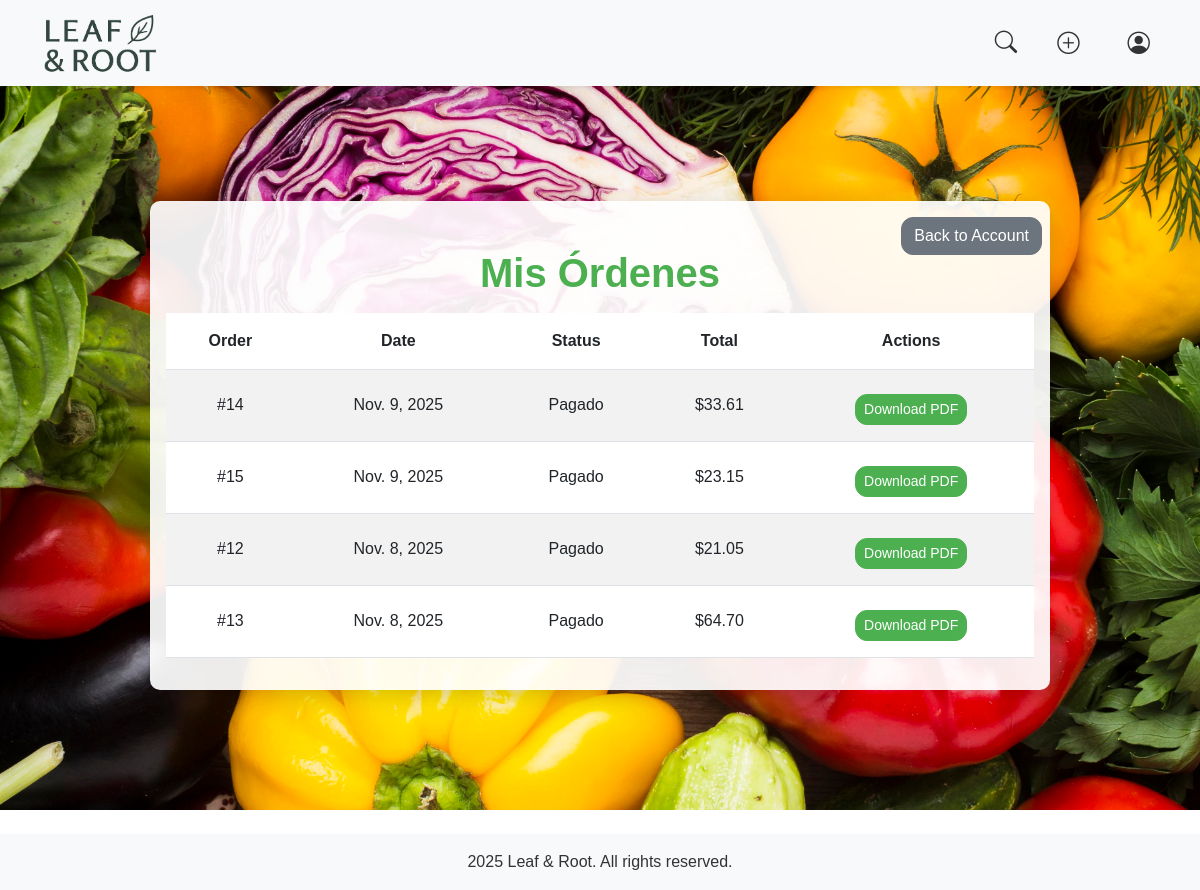
Screenshot of /orders/my-orders/ (signed in) with the database file from the repository.
### ordenes/models.py (models this page shows, shortened)
class Order(models.Model):
    STATUS_CHOICES = [
        ("Pendiente", "Pendiente"),
        ("Pagado", "Pagado"),
        ("Cancelada", "Cancelada"),
    ]
    id_order = models.AutoField(primary_key=True)
    order_date = models.DateField(auto_now_add=True)
    status = models.CharField(max_length=50, choices=STATUS_CHOICES, default="Pendiente")
    cart = models.ForeignKey(Cart, on_delete=models.CASCADE, related_name="orders")
    customer = models.ForeignKey(Customer, on_delete=models.CASCADE)
    class Meta:
        verbose_name = "Orden"
        verbose_name_plural = "Órdenes"

### ordenes/views.py (the view)
# urls.py: path("my-orders/", views.my_orders, name="my_orders"),
@login_required
def my_orders(request):
    customer = get_object_or_404(Customer, user=request.user)
    orders_queryset = Order.objects.filter(customer=customer).order_by('-order_date')
    orders_with_totals = []
    for order in orders_queryset:
        id = order.id_order
        date = order.order_date
        estados = order.status
        items = order.items.all() # type: ignore
        total = sum([item.get_subtotal() for item in items])
        orders_with_totals.append({
            "order": order,
            "items": items,
            "total": total,
        })
    return render(request, "ordenes/my_orders.html", {
        "orders": orders_with_totals
    })

### carrito/models.py (called while the page is built)
    def total_items(self):
        return self.items.aggregate(total=models.Sum('quantity'))['total'] or 0 # type: ignore

### ordenes/models.py (called while the page is built)
    def get_subtotal(self):
        return self.quantity * self.price

### ordenes/templates/ordenes/my_orders.html (shortened to what this page needs)
{% extends "base.html" %}
{% block content %}
{% load static %}
<link rel="stylesheet" href="{% static 'users/css/auth.css' %}">
<link rel="stylesheet" href="{% static 'store/css/base.css' %}">
<div class="auth-bg account-bg">
  <div class="auth-card">
    <a href="{% url 'account_home' %}" class="btn btn-secondary back-btn">Back to Account</a>
    <h1 class="auth-title">Mis Órdenes</h1>
    {% if orders %}
        <table class="table table-striped">
            <thead>
                <tr>
                    <th>Order</th>
                    <th>Date</th>
                    <th>Status</th>
                    <th>Total</th>
                    <th>Actions</th>
                </tr>
            </thead>
            <tbody>
                {% for order_data in orders %}
                <tr>
                    <td>#{{ order_data.order.id_order }}</td>
                    <td>{{ order_data.order.order_date }}</td>
                    <td>{{ order_data.order.status }}</td>
                    <td>${{ order_data.total }}</td>
                    <td>
                        <a href="{% url 'generate_invoice_pdf' order_data.order.id_order %}" class="btn btn-sm btn-primary" target="_blank">Download PDF</a>
                    </td>
                </tr>
                {% endfor %}
            </tbody>
        </table>
    {% else %}
        <p>You have no orders yet.</p>
    {% endif %}
  </div>
</div>
{% endblock %}

### store/static/store/css/base.css (style rules this page uses)
body { font-family: 'Arial', sans-serif; color: #333; padding-top: 80px; }
button, .btn { border-radius: 12px; transition: background-color 0.3s ease, transform 0.2s ease; }
.btn-primary { background-color: #4CAF50; border-color: #4CAF50; color: white; }

### users/static/users/css/auth.css (style rules this page uses)
:root { --header-height: 70px; }
.auth-title { text-align: center; margin-top: 2rem; margin-bottom: 1rem; font-weight: 600; color: #4caf50; }
.auth-bg { min-height: calc(100vh - var(--header-height)); min-height: calc(100svh - var(--header-height)); display: flex; align-items: center; justify-content: center; background-image: url("../images/logback.jpg"); background-size: cover; background-position: center; background-repeat: no-repeat; }
.auth-card { text-align: center; width: 100%; max-width: 440px; background: rgba(255,255,255,0.92); border-radius: 10px; padding: 1rem; box-shadow: 0 6px 20px rgba(0,0,0,0.15); margin: 1rem; }
.auth-card .btn { margin-top: 0.5rem; }
.container > .auth-bg { width: 100vw; position: relative; left: 50%; right: 50%; margin-left: -50vw; margin-right: -50vw; }
.container.mt-4 > .auth-bg { margin-top: -1.5rem; }

### ordenes/templates/ordenes/my_orders.html (style rules this page uses)
.auth-card { position: relative; max-width: 900px; width: 100%; }
.auth-card .back-btn { position: absolute; top: 0.5rem; right: 0.5rem; }
.table th, .table td { text-align: center; vertical-align: middle; padding: 1rem; }

### rows the page displays
Order: order.id_order "14", order.order_date "Nov. 9, 2025", order.status "Pagado", total "33.61"
Order: order.id_order "15", order.order_date "Nov. 9, 2025", order.status "Pagado", total "23.15"
Order: order.id_order "12", order.order_date "Nov. 8, 2025", order.status "Pagado", total "21.05"
Order: order.id_order "13", order.order_date "Nov. 8, 2025", order.status "Pagado", total "64.70"
